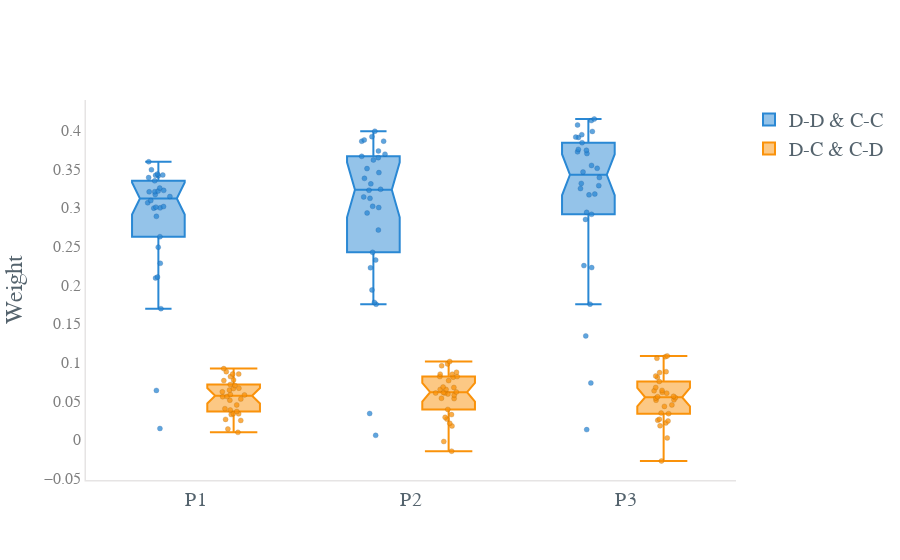

Here is the notebook cell this chart was saved with:
### Markdown cell above
<font size="4"> _Weight en función de si la condición se repite o no y el número de repetición._

### Code cell
# Stimulus following one from the same category (i.e. Diagonal & Diagonal) are weighted more than others
# preceded by stimuli from different categories?

fig = go.Figure()
#fig = go.Figure([go.Scatter(x=df['Date'], y=df['AAPL.High'])])
data = log_regpre_deci_params
dat = log_regpre_deci_params.loc[(log_regpre_deci_params.pre_stim == 0),:]

fig.add_trace(go.Box( #boxplot for the condition were one stimuli is followed by another from the same category
    y=dat['weight'],
    x=dat['nrep'],
    boxpoints='all',
    jitter=0.5, # add some jitter for a better separation between points
    pointpos=0,
        marker=dict(
        color='#2A88D4',
        size=5,
        opacity=0.75,
        line=dict(color='#0A4893', width=.3)
    ),
    #boxmean='sd',
    notched=True, notchwidth=0.15,
    name='D-D & C-C', # Stimuli follwed by one of the same category (D-D or C-C)
    marker_color='#2A88D4'))
#0A4893


dat = log_regpre_deci_params.loc[(log_regpre_deci_params.pre_stim == 1),:]
fig.add_trace(go.Box( #boxplot for the condition were one stimuli is followed by another from a different category
    y=dat['weight'],
    x=dat['nrep'],
    boxpoints='all', pointpos=0, jitter=0.5,
    whiskerwidth=0.9,
    marker=dict(
        color='#FA920A',
        size=5,
        opacity=0.75,
        line=dict(color='#9A5903', width=.3)
    ),
    #boxmean='sd',
    notched=True, notchwidth=0.15, 
    name='D-C & C-D', # Stimuli follwed by one of the different category (D-C or C-D)
    marker_color='#FA920A'
))

fig.update_layout(template='plotly_white', xaxis=dict(showgrid=False),
    yaxis=dict(gridcolor='white'))

fig.update_yaxes(zeroline=True, zerolinewidth=0, zerolinecolor='White')
fig.update_xaxes(showline=True, linewidth=1.5, linecolor='#E6E4E4')
fig.update_yaxes(showline=True, linewidth=1.5, linecolor='#E6E4E4', ticktext=['Weight'], tickfont=dict(family='verdana', color='#7f7f7f', size=16))
fig.update_xaxes(tickvals = [0, 1, 2], ticktext=['P1', 'P2', 'P3'], tickangle=0, tickfont=dict(family='verdana', color='#54636D', size=20))

fig.update_layout(
    boxmode='group', # group together boxes of the different traces for each value of x
    bargroupgap=0.1,
    bargap=1,
    yaxis_title="Weight",
    font=dict(
        family="verdana",
        size=20,
        color="#54636D" #E6E4E4
    )
)
fig.update_traces(showlegend=True)

fig.show()

### Figure 1 — Plotly figure (JSON) as saved in the notebook; plotly's stock layout.template omitted (floating-point values rounded to 4 significant figures)
{"data": [{"boxpoints": "all", "jitter": 0.5, "marker": {"color": "#2A88D4", "line": {"color": "#0A4893", "width": 0.3}, "opacity": 0.75, "size": 5}, "name": "D-D & C-C", "notched": true, "notchwidth": 0.15, "pointpos": 0, "showlegend": true, "type": "box", "x": [0, 1, 2, 0, 1, 2, 0, 1, 2, 0, 1, 2, 0, 1, 2, 0, 1, 2, 0, 1, 2, 0, 1, 2, 0, 1, 2, 0, 1, 2, 0, 1, 2, 0, 1, 2, 0, 1, 2, 0, 1, 2, 0, 1, 2, 0, 1, 2, 0, 1, 2, 0, 1, 2, 0, 1, 2, 0, 1, 2, 0, 1, 2, 0, 1, 2, 0, 1, 2, 0, 1, 2, 0, 1, 2, 0, 1, 2, 0, 1, 2, 0, 1, 2, 0, 1, 2, 0, 1, 2], "y": [0.3421, 0.3862, 0.413, 0.3095, 0.3922, 0.3757, 0.3017, 0.3992, 0.4073, 0.3494, 0.3879, 0.3916, 0.3147, 0.3864, 0.4151, 0.3173, 0.3228, 0.3911, 0.3351, 0.3457, 0.3947, 0.2283, 0.1753, 0.1343, 0.2627, 0.2425, 0.3179, 0.3392, 0.3695, 0.3726, 0.3425, 0.324, 0.3512, 0.06373, 0.03388, 0.07339, 0.3208, 0.3737, 0.3703, 0.2491, 0.2225, 0.2253, 0.01447, 0.005636, 0.01302, 0.3227, 0.3124, 0.3464, 0.3597, 0.3382, 0.3746, 0.301, 0.365, 0.3844, 0.1696, 0.1776, 0.1754, 0.289, 0.3142, 0.2916, 0.2105, 0.2325, 0.2851, 0.3438, 0.362, 0.3549, 0.3417, 0.3509, 0.3989, 0.3066, 0.3004, 0.2942, 0.2092, 0.1938, 0.2227, 0.3218, 0.3668, 0.3393, 0.2997, 0.2934, 0.3317, 0.3, 0.2713, 0.3288, 0.3256, 0.3311, 0.3169, 0.321, 0.302, 0.3251]}, {"boxpoints": "all", "jitter": 0.5, "marker": {"color": "#FA920A", "line": {"color": "#9A5903", "width": 0.3}, "opacity": 0.75, "size": 5}, "name": "D-C & C-D", "notched": true, "notchwidth": 0.15, "pointpos": 0, "showlegend": true, "type": "box", "whiskerwidth": 0.9, "x": [0, 1, 2, 0, 1, 2, 0, 1, 2, 0, 1, 2, 0, 1, 2, 0, 1, 2, 0, 1, 2, 0, 1, 2, 0, 1, 2, 0, 1, 2, 0, 1, 2, 0, 1, 2, 0, 1, 2, 0, 1, 2, 0, 1, 2, 0, 1, 2, 0, 1, 2, 0, 1, 2, 0, 1, 2, 0, 1, 2, 0, 1, 2, 0, 1, 2, 0, 1, 2, 0, 1, 2, 0, 1, 2, 0, 1, 2, 0, 1, 2, 0, 1, 2, 0, 1, 2, 0, 1, 2], "y": [0.07648, 0.1012, 0.06755, 0.03645, 0.05902, 0.05105, 0.06187, 0.09808, 0.1053, 0.08795, 0.08482, 0.1074, 0.09197, 0.08474, 0.08803, 0.0337, 0.0266, 0.04497, 0.03836, 0.09563, 0.1084, 0.0449, 0.08165, 0.01796, 0.05109, 0.02121, 0.03371, 0.02627, 0.03243, 0.02512, 0.08161, 0.05313, 0.08237, 0.03259, -0.01489, -0.02761, 0.04013, 0.06168, 0.03438, 0.07009, 0.06038, 0.08088, 0.009469, -0.002354, 0.002262, 0.06414, 0.08088, 0.08682, 0.07143, 0.06113, 0.0602, 0.05854, 0.065, 0.05612, 0.08493, 0.0873, 0.06329, 0.07734, 0.07649, 0.06376, 0.08489, 0.0536, 0.04309, 0.0666, 0.06501, 0.05436, 0.05556, 0.05755, 0.05151, 0.02489, 0.02893, 0.02423, 0.05577, 0.06037, 0.05551, 0.06617, 0.06809, 0.07539, 0.05791, 0.06757, 0.06132, 0.05257, 0.08164, 0.05372, 0.01388, 0.03914, 0.02638, 0.0334, 0.01761, 0.02172]}], "layout": {"autosize": true, "bargap": 1, "bargroupgap": 0.1, "boxmode": "group", "font": {"color": "#54636D", "family": "verdana", "size": 20}, "xaxis": {"autorange": true, "linecolor": "#E6E4E4", "linewidth": 1.5, "range": [-0.5098, 2.51], "showgrid": false, "showline": true, "tickangle": 0, "tickfont": {"color": "#54636D", "family": "verdana", "size": 20}, "ticktext": ["P1", "P2", "P3"], "tickvals": [0, 1, 2], "type": "linear"}, "yaxis": {"autorange": true, "gridcolor": "white", "linecolor": "#E6E4E4", "linewidth": 1.5, "range": [-0.0522, 0.4396], "showline": true, "tickfont": {"color": "#7f7f7f", "family": "verdana", "size": 16}, "ticktext": ["Weight"], "title": {"text": "Weight"}, "type": "linear", "zeroline": true, "zerolinecolor": "White", "zerolinewidth": 0}}}
